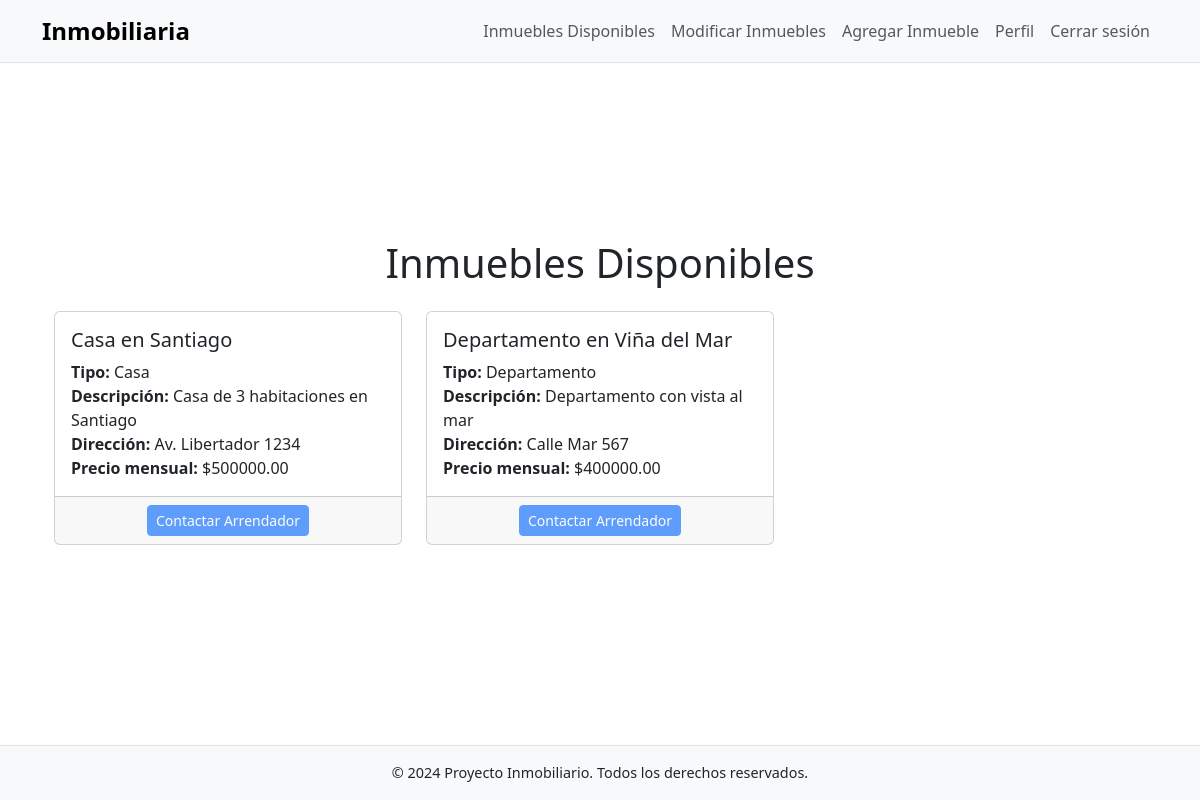
The app's page /disponibles/ (signed in), older data.
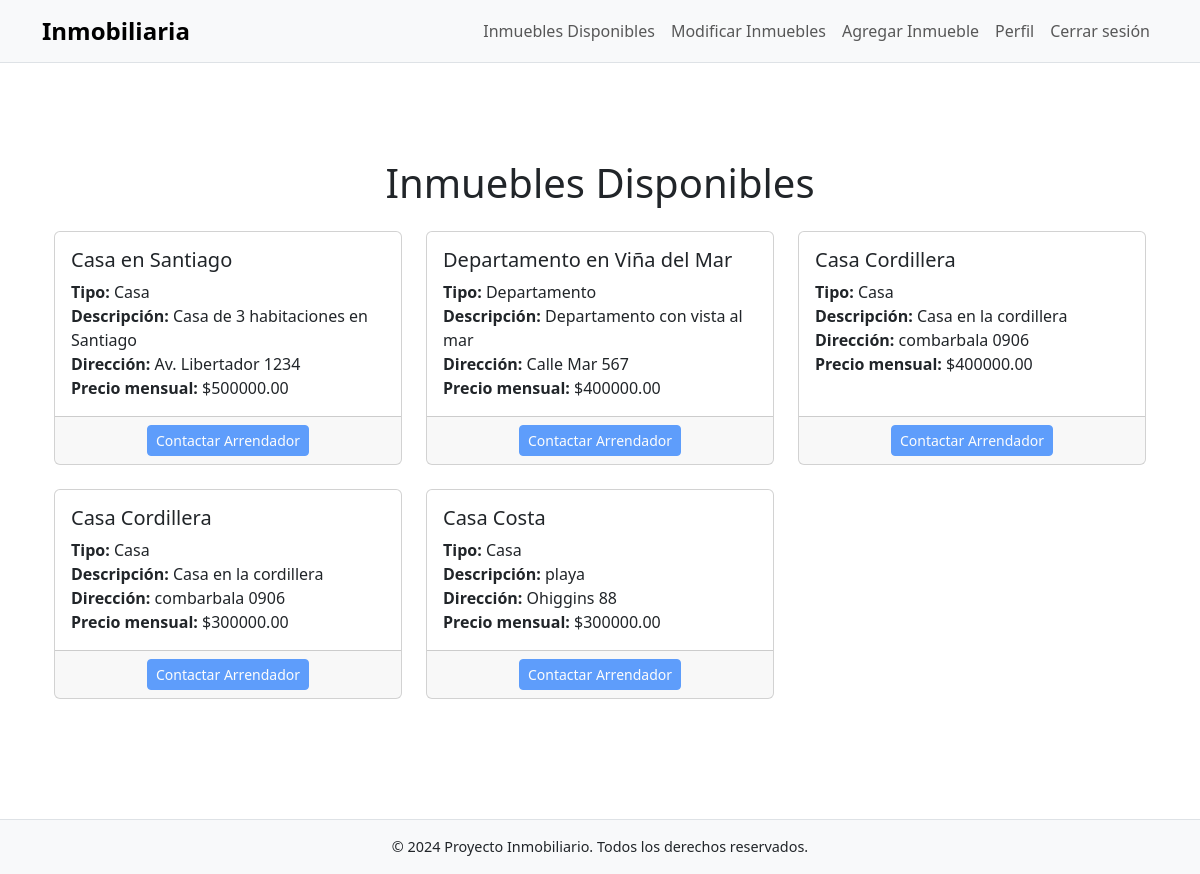
The same page, newer data.
### gestion_inmuebles/models.py (models this page shows, shortened)
class Inmueble(models.Model):
    TIPO_INMUEBLE_CHOICES = [
        ('casa', 'Casa'),
        ('departamento', 'Departamento'),
        ('oficina', 'Oficina'),
        ('local_comercial', 'Local Comercial'),
        ('terreno', 'Terreno'),
    ]
    nombre = models.CharField(max_length=200)
    descripcion = models.TextField(null=True, blank=True)
    m2_construidos = models.DecimalField(max_digits=5, decimal_places=2)
    m2_totales = models.DecimalField(max_digits=5, decimal_places=2)
    estacionamientos = models.IntegerField(default=0)
    habitaciones = models.IntegerField(default=1)
    banos = models.IntegerField(default=1)
    direccion = models.CharField(max_length=200)
    comuna = models.ForeignKey(Comuna, on_delete=models.CASCADE, related_name='inmuebles')
    tipo_inmueble = models.CharField(max_length=50, choices=TIPO_INMUEBLE_CHOICES, default='casa')
    precio_mensual = models.DecimalField(max_digits=10, decimal_places=2, default=0.00)
    arrendador = models.ForeignKey(Arrendador, on_delete=models.CASCADE, null=True, blank=True, related_name='inmuebles')
    class Meta:
        permissions = [
            ("can_view_inmueble", "Puede ver inmueble"),
            ("can_edit_inmueble", "Puede editar inmueble"),
            ("can_delete_inmueble", "Puede eliminar inmueble"),
        ]

### gestion_inmuebles/views.py (the view)
# urls.py: path('disponibles/', views.lista_disponibles, name='lista_disponibles'),
@login_required
def lista_disponibles(request):
    inmuebles_disponibles = Inmueble.objects.filter(arrendador__isnull=False)  # Ajusta el filtro según tu modelo
    return render(request, 'lista_disponibles.html', {'inmuebles': inmuebles_disponibles})

### gestion_inmuebles/templates/lista_disponibles.html
{% extends 'base.html' %}
{% block content %}
<div class="container my-5">
    <h1 class="text-center mb-4">Inmuebles Disponibles</h1>
    <div class="row">
        {% for inmueble in inmuebles %}
        <div class="col-md-4 mb-4">
            <div class="card h-100">
                <div class="card-body">
                    <h5 class="card-title">{{ inmueble.nombre }}</h5>
                    <p class="card-text">
                        <strong>Tipo:</strong> {{ inmueble.get_tipo_inmueble_display }}<br>
                        <strong>Descripción:</strong> {{ inmueble.descripcion|default:"Sin descripción" }}<br>
                        <strong>Dirección:</strong> {{ inmueble.direccion }}<br>
                        <strong>Precio mensual:</strong> ${{ inmueble.precio_mensual }}
                    </p>
                </div>
                <div class="card-footer text-center">
                    <button class="btn btn-primary btn-sm" disabled>Contactar Arrendador</button>
                </div>
            </div>
        </div>
        {% empty %}
        <p class="text-center">No hay inmuebles disponibles para arrendar.</p>
        {% endfor %}
    </div>
</div>
{% endblock %}

Row changes from the older to the newer data that the page shows:
added Inmueble: nombre "Casa Cordillera", tipo_inmueble "Casa", descripcion "Casa en la cordillera", direccion "combarbala 0906", precio_mensual "400000.00"
added Inmueble: nombre "Casa Cordillera", tipo_inmueble "Casa", descripcion "Casa en la cordillera", direccion "combarbala 0906", precio_mensual "300000.00"
added Inmueble: nombre "Casa Costa", tipo_inmueble "Casa", descripcion "playa", direccion "Ohiggins 88", precio_mensual "300000.00"
